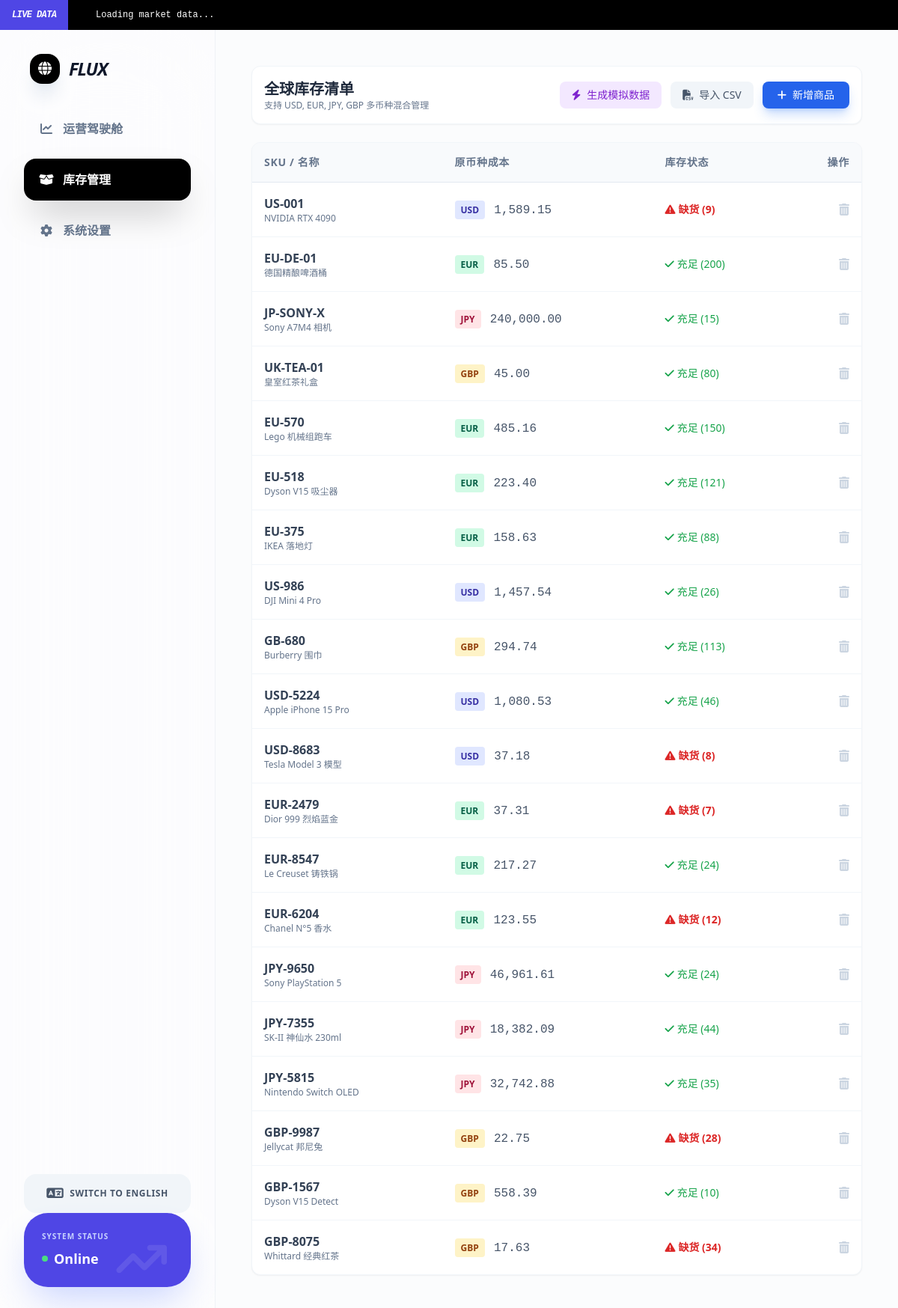
The page /inventory on the database as committed earlier.
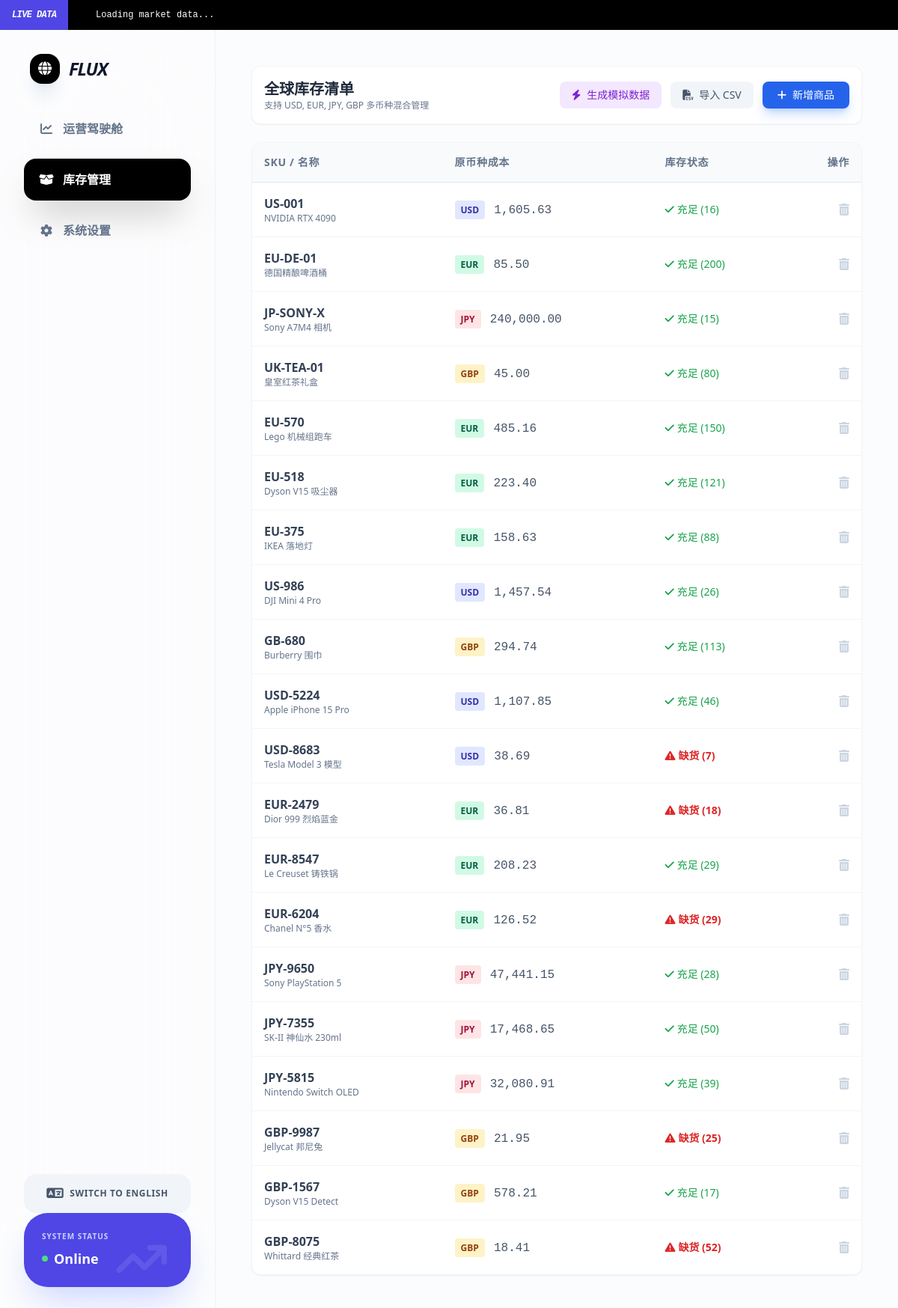
The same page on the database as committed later.
### models.py (models this page shows)
class Product(SQLModel, table=True):
    id: Optional[int] = Field(default=None, primary_key=True)
    sku: str = Field(unique=True, index=True)
    name: str
    currency: str = Field(default="USD")
    cost_price: float
    quantity: int
    safe_stock: int = 10

### main.py (the view)
@app.get("/inventory", response_class=HTMLResponse)
async def inventory_page(request: Request, session: Session = Depends(get_session)):
    lang = request.cookies.get("app_lang", "zh")
    t = TRANSLATIONS.get(lang, TRANSLATIONS["zh"])
    products = session.exec(select(Product)).all()
    return templates.TemplateResponse("inventory.html", {
        "request": request,
        "products": products,
        "t": t,
        "current_lang": lang
    })

### templates/inventory.html (shortened to what this page needs)
{% extends "base.html" %}
{% block content %}
<div x-data="{ showModal: false }" class="space-y-6">
    <div class="flex flex-col md:flex-row justify-between items-center bg-white p-4 rounded-xl shadow-sm border border-slate-100 gap-4 animate-[fadeIn_0.5s_ease-out]">
        <div>
            <h2 class="text-xl font-bold text-slate-800">{{ t.inv_title }}</h2>
            <p class="text-slate-500 text-xs">{{ t.inv_subtitle }}</p>
        </div>
        <div class="flex gap-3">
            <button hx-post="/api/generate-data"
                    hx-swap="none"
                    class="bg-purple-100 text-purple-700 hover:bg-purple-200 px-4 py-2 rounded-lg font-medium transition-colors flex items-center gap-2 text-sm">
                <i class="fa-solid fa-bolt"></i> {{ t.btn_mock }}
            </button>
            <div x-data="{ showImport: false }">
                <button @click="showImport = true" class="bg-slate-100 text-slate-600 hover:bg-slate-200 px-4 py-2 rounded-lg font-medium transition-colors flex items-center gap-2 text-sm">
                    <i class="fa-solid fa-file-csv"></i> {{ t.btn_import }}
                </button>
            </div>
            <button @click="showModal = true"
                    class="bg-blue-600 hover:bg-blue-700 text-white px-5 py-2 rounded-lg shadow-lg shadow-blue-500/30 transition-all flex items-center gap-2 text-sm">
                <i class="fa-solid fa-plus"></i> {{ t.btn_add_item }}
            </button>
        </div>
    </div>
    <div class="bg-white rounded-xl shadow-sm border border-slate-100 overflow-hidden animate-[fadeIn_0.6s_ease-out]">
        <div class="overflow-x-auto">
            <table class="w-full text-left border-collapse">
                <thead>
                    <tr class="bg-slate-50 border-b border-slate-200 text-slate-500 text-sm uppercase tracking-wider">
                        <th class="p-4 font-semibold">{{ t.th_sku }}</th>
                        <th class="p-4 font-semibold">{{ t.th_cost }}</th>
                        <th class="p-4 font-semibold">{{ t.th_status }}</th>
                        <th class="p-4 font-semibold text-right">{{ t.th_action }}</th>
                    </tr>
                </thead>
                <tbody id="inventoryTableBody" class="divide-y divide-slate-100">
                    {% for p in products %}
                    <tr class="hover:bg-slate-50 transition-colors group">
                        <td class="p-4">
                            <div class="flex flex-col">
                                <span class="font-bold text-slate-700">{{ p.sku }}</span>
                                <span class="text-xs text-slate-500">{{ p.name }}</span>
                            </div>
                        </td>
                        <td class="p-4">
                            {% if p.currency == 'USD' %}
                                <span class="bg-indigo-100 text-indigo-800 px-2 py-1 rounded text-xs font-bold">USD</span>
                            {% elif p.currency == 'EUR' %}
                                <span class="bg-emerald-100 text-emerald-800 px-2 py-1 rounded text-xs font-bold">EUR</span>
                            {% elif p.currency == 'JPY' %}
                                <span class="bg-rose-100 text-rose-800 px-2 py-1 rounded text-xs font-bold">JPY</span>
                            {% elif p.currency == 'GBP' %}
                                <span class="bg-amber-100 text-amber-800 px-2 py-1 rounded text-xs font-bold">GBP</span>
                            {% endif %}
                            <span class="ml-2 font-mono text-slate-600">{{ "{:,.2f}".format(p.cost_price) }}</span>
                        </td>
                        <td class="p-4">
                            {% if p.quantity < p.safe_stock %}
                                <span class="text-red-600 font-bold text-sm flex items-center gap-1">
                                    <i class="fa-solid fa-triangle-exclamation"></i> {{ t.status_low }} ({{ p.quantity }})
                                </span>
                            {% else %}
                                <span class="text-green-600 text-sm flex items-center gap-1">
                                    <i class="fa-solid fa-check"></i> {{ t.status_ok }} ({{ p.quantity }})
                                </span>
                            {% endif %}
                        </td>
                        <td class="p-4 text-right">
                            <button hx-delete="/products/{{ p.id }}"
                                    hx-confirm="Confirm delete?"
                                    hx-target="closest tr"
                                    hx-swap="outerHTML"
                                    class="text-slate-300 hover:text-red-500 transition-colors"><i class="fa-solid fa-trash-can"></i></button>
                        </td>
                    </tr>
                    {% endfor %}
                </tbody>
            </table>
        </div>
    </div>
</div>
{% endblock %}

### templates/base.html (shortened to what this page needs)
<!DOCTYPE html>
<html lang="zh-CN">
<head>
    <script src="https://cdn.tailwindcss.com"></script>
    <link rel="stylesheet" href="https://cdnjs.cloudflare.com/ajax/libs/font-awesome/6.5.1/css/all.min.css">
</head>
<body class="text-slate-900 antialiased h-screen flex flex-col overflow-hidden" x-data="{ sidebarOpen: true }">
    <div class="w-full bg-black text-white h-10 flex items-center overflow-hidden font-mono text-xs relative shrink-0 z-50">
        <div class="absolute left-0 top-0 bottom-0 bg-indigo-600 px-4 flex items-center z-10 font-black italic tracking-tighter">
            LIVE DATA
        </div>
        <div hx-get="/api/ticker" hx-trigger="load, every 60s" hx-swap="innerHTML" class="flex w-full">
            <div class="flex animate-marquee whitespace-nowrap gap-16 pl-32 items-center">
                <span>Loading market data...</span>
            </div>
        </div>
    </div>
    <div class="flex flex-1 overflow-hidden relative">
        <aside class="w-72 bg-white/40 backdrop-blur-3xl border-r border-slate-200/50 p-8 flex flex-col gap-8 h-full shrink-0 transition-transform duration-300 absolute md:relative z-40"
               :class="sidebarOpen ? 'translate-x-0' : '-translate-x-full md:translate-x-0'">
            <div class="flex items-center gap-3 px-2">
                <div class="bg-black w-10 h-10 rounded-2xl flex items-center justify-center text-white shadow-xl shadow-slate-200">
                    <i class="fa-solid fa-globe text-lg"></i>
                </div>
                <span class="font-black text-2xl tracking-tighter uppercase italic">Flux</span>
            </div>
            <nav class="flex flex-col gap-3">
                <a href="/" class="w-full flex items-center gap-3 px-5 py-4 rounded-2xl transition-all group {{ 'bg-black text-white shadow-2xl' if request.url.path == '/' else 'text-slate-500 hover:bg-white hover:shadow-lg' }}">
                    <i class="fa-solid fa-chart-line w-5 text-center"></i>
                    <span class="font-bold">{{ t.nav_dashboard if t else 'Cockpit' }}</span>
                </a>
                <a href="/inventory" class="w-full flex items-center gap-3 px-5 py-4 rounded-2xl transition-all group {{ 'bg-black text-white shadow-2xl' if request.url.path == '/inventory' else 'text-slate-500 hover:bg-white hover:shadow-lg' }}">
                    <i class="fa-solid fa-box-open w-5 text-center"></i>
                    <span class="font-bold">{{ t.nav_inventory if t else 'Inventory' }}</span>
                </a>
                <a href="/settings" class="w-full flex items-center gap-3 px-5 py-4 rounded-2xl transition-all group {{ 'bg-black text-white shadow-2xl' if request.url.path == '/settings' else 'text-slate-500 hover:bg-white hover:shadow-lg' }}">
                    <i class="fa-solid fa-gear w-5 text-center"></i>
                    <span class="font-bold">{{ t.nav_settings if t else 'Settings' }}</span>
                </a>
            </nav>
            <div class="mt-auto">
                <a href="/api/set-lang/{{ 'en' if current_lang == 'zh' else 'zh' }}"
                class="flex items-center justify-center gap-2 py-3 bg-slate-100 rounded-2xl font-bold text-slate-600 hover:bg-slate-200 transition-all active:scale-95 text-xs uppercase tracking-wider">
                    <i class="fa-solid fa-language text-lg"></i>
                    {{ t.switch_lang if t else 'Switch Language' }}
                </a>
                <div class="p-6 rounded-[2rem] bg-indigo-600 text-white shadow-2xl shadow-indigo-200 relative overflow-hidden group cursor-pointer hover:scale-105 transition-transform">
                    <div class="absolute top-0 right-0 p-8 opacity-10 group-hover:opacity-20 transition-opacity">
                        <i class="fa-solid fa-arrow-trend-up text-6xl"></i>
                    </div>
                    <div class="text-[10px] font-black uppercase tracking-widest text-indigo-200 mb-2">System Status</div>
                    <div class="text-lg font-bold flex items-center gap-2">
                        <div class="w-2 h-2 rounded-full bg-green-400 animate-pulse"></div> Online
                    </div>
                </div>
            </div>
        </aside>
        <main class="flex-1 overflow-y-auto overflow-x-hidden scroll-smooth bg-slate-50/30 relative">
            <div class="max-w-[1600px] mx-auto w-full p-8 md:p-12">
                {% block content %}{% endblock %}
            </div>
        </main>
    </div>
</body>
</html>

### templates/base.html (style rules this page uses)
.animate-marquee { animation: marquee 30s linear infinite; }
body { background-color: #fbfbfd; font-family: ui-sans-serif, system-ui, -apple-system, BlinkMacSystemFont, "Segoe UI", Roboto, "Helvetica Neue", Arial, sans-serif; }

Rows that differ between the two databases and show on the page:
changed Product "US-001": cost_price "1,589.15" → "1,605.63"; status_ok (not shown) → "充足"; status_low "缺货" → (not shown); quantity "9" → "16"
changed Product "USD-5224": cost_price "1,080.53" → "1,107.85"
changed Product "USD-8683": cost_price "37.18" → "38.69"; quantity "8" → "7"
changed Product "EUR-2479": cost_price "37.31" → "36.81"; quantity "7" → "18"
changed Product "EUR-8547": cost_price "217.27" → "208.23"; quantity "24" → "29"
changed Product "EUR-6204": cost_price "123.55" → "126.52"; quantity "12" → "29"
changed Product "JPY-9650": cost_price "46,961.61" → "47,441.15"; quantity "24" → "28"
changed Product "JPY-7355": cost_price "18,382.09" → "17,468.65"; quantity "44" → "50"
changed Product "JPY-5815": cost_price "32,742.88" → "32,080.91"; quantity "35" → "39"
changed Product "GBP-9987": cost_price "22.75" → "21.95"; quantity "28" → "25"
changed Product "GBP-1567": cost_price "558.39" → "578.21"; quantity "10" → "17"
changed Product "GBP-8075": cost_price "17.63" → "18.41"; quantity "34" → "52"
